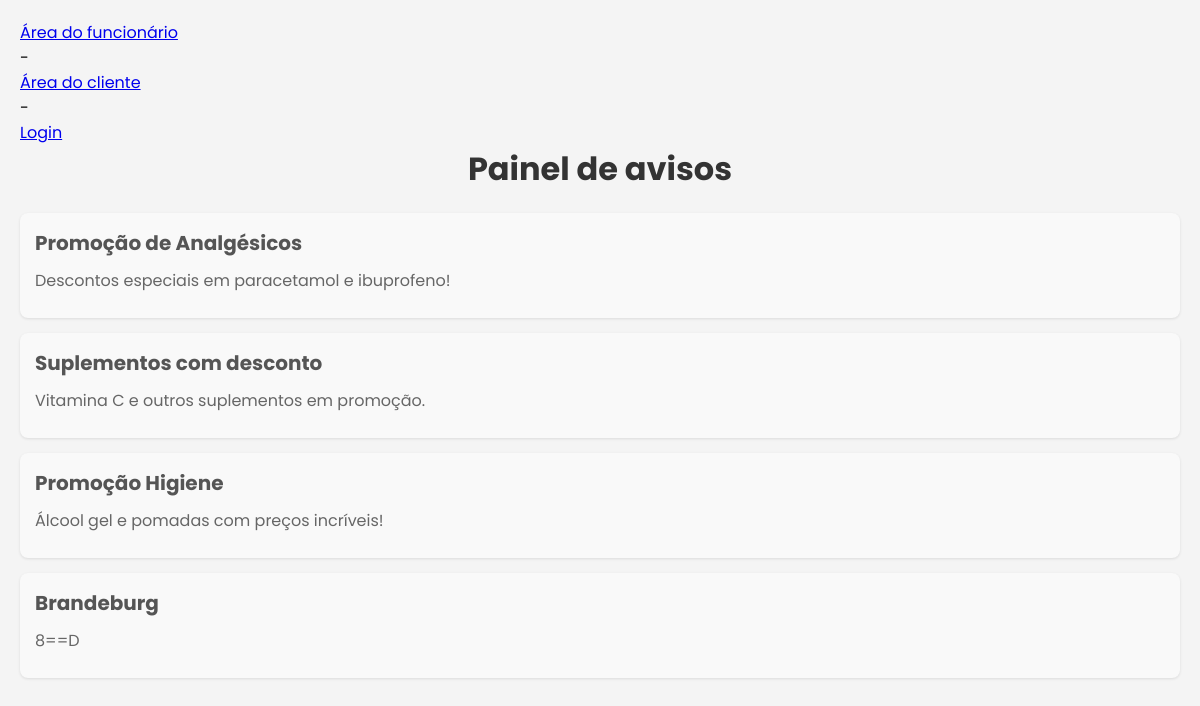
Screenshot of /pagina_avisos.php with the database file from the repository.
### tables this page shows
CREATE TABLE `alertas` (
  `id_alerta` int NOT NULL,
  `titulo` varchar(45) NOT NULL,
  `mensagem` varchar(255) NOT NULL
);

### pagina_avisos.php (the view, shortened to what this page needs)
<?php
require 'db.php';
$stmt = $conn->prepare("SELECT id_alerta, titulo, mensagem FROM alertas");
$stmt->execute();
$alertas = $stmt->fetchAll(PDO::FETCH_ASSOC);
?>
<!DOCTYPE html>
<html>
<head>
    <link rel="stylesheet" href="css/style.css">
</head>
<body class="pagina-avisos">
    <div class="pagina-avisos-links">
        <a href="pagina_index_funcionario.html">Área do funcionário</a>
        <p>-</p>
        <a href="pagina_index_cliente.html">Área do cliente</a>
        <p>-</p>
        <a href="pagina_login.html">Login</a>
    </div>
    <div class="container">
        <h1>Painel de avisos</h1>
        <div class="alertas">
            <?php if (!empty($alertas)): ?>
                <?php foreach ($alertas as $alerta): ?>
                    <div class="alerta">
                        <h2><?= htmlspecialchars($alerta['titulo']) ?></h2>
                        <p><?= htmlspecialchars($alerta['mensagem']) ?></p>
                    </div>
                <?php endforeach; ?>
            <?php else: ?>
                <p>Nenhum aviso disponível no momento.</p>
            <?php endif; ?>
        </div>
    </div>
</body>
</html>

### css/style.css (style rules this page uses)
* { margin: 0; padding: 0; box-sizing: border-box; font-family: "Poppins"; }
.pagina-avisos { background-color: #f4f4f4; margin: 0; padding: 20px; }
.pagina-avisos h1 { text-align: center; color: #333; }
.pagina-avisos .alertas { margin-top: 20px; }
.pagina-avisos .alerta { background: #f9f9f9; padding: 15px; border-radius: 8px; margin-bottom: 15px; box-shadow: 0 1px 3px rgba(0, 0, 0, 0.1); }
.pagina-avisos .alerta h2 { margin: 0 0 10px; font-size: 20px; color: #555; }
.pagina-avisos .alerta p { margin: 0 0 10px; font-size: 16px; color: #666; }

### rows the page displays
alertas: titulo "Promoção de Analgésicos", mensagem "Descontos especiais em paracetamol e ibuprofeno!"
alertas: titulo "Suplementos com desconto", mensagem "Vitamina C e outros suplementos em promoção."
alertas: titulo "Promoção Higiene", mensagem "Álcool gel e pomadas com preços incríveis!"
alertas: titulo "Brandeburg", mensagem "8==D"
